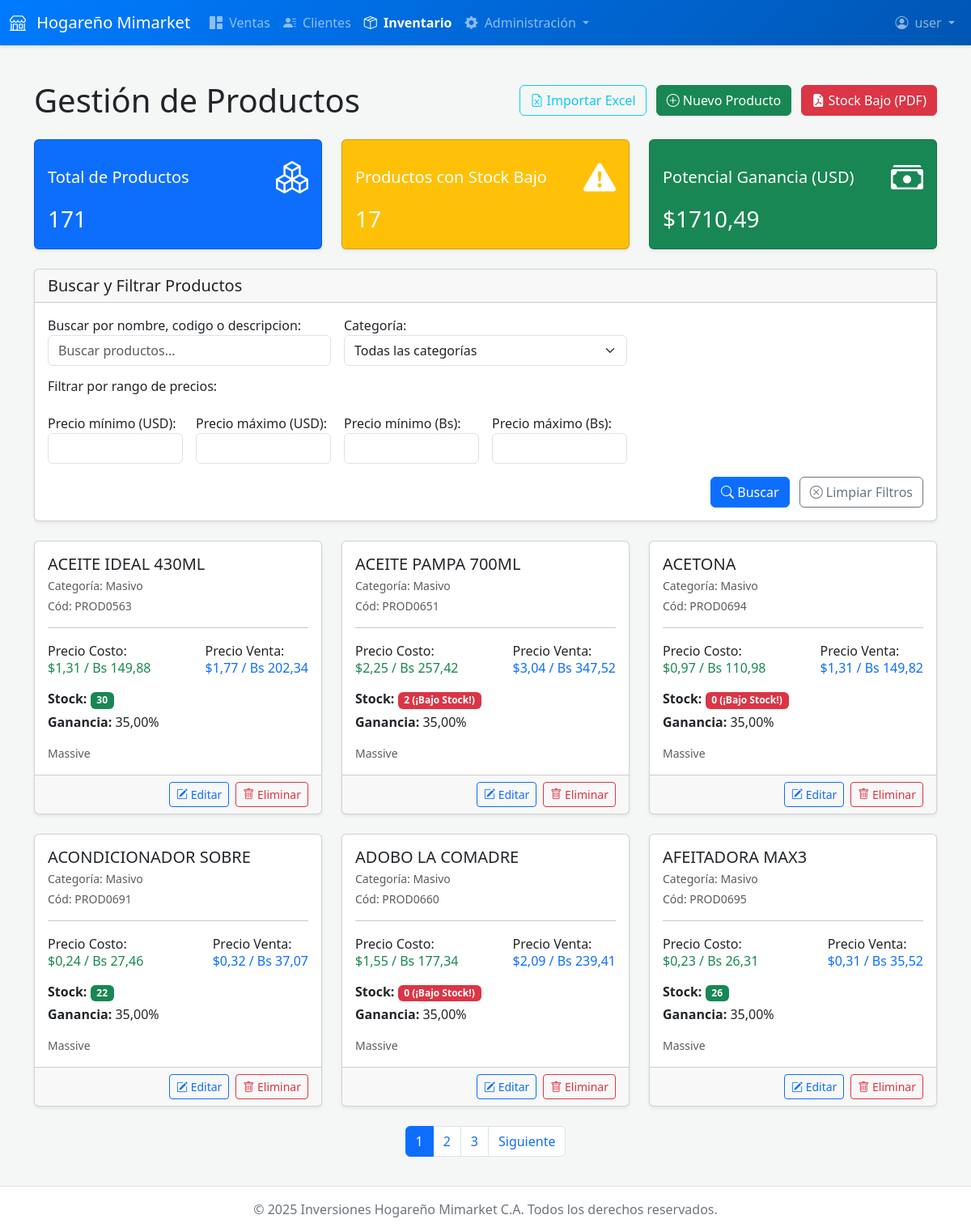
Page /inventario/productos/ (signed in) on the committed database.
### usuarios/models.py (models this page shows)
class Usuario(AbstractUser):
    rol = models.ForeignKey(Rol, on_delete=models.SET_NULL, null=True, blank=True)

### inventario/models.py (models this page shows, shortened)
class Producto(models.Model):
    nombre = models.CharField(max_length=200)
    codigo = models.CharField(max_length=5, unique=True, blank=True, null=True)
    categoria = models.ForeignKey(Categoria, on_delete=models.CASCADE)
    precio_dolar = models.DecimalField(max_digits=10, decimal_places=2)
    precio_bs = models.DecimalField(max_digits=15, decimal_places=2)
    stock = models.DecimalField(max_digits=10, decimal_places=2, default=0)
    descripcion = models.TextField(blank=True, null=True)
    porcentaje_ganancia = models.DecimalField(max_digits=5, decimal_places=2, default=0) # Permite hasta 999.99%
    precio_individual_dolar = models.DecimalField(max_digits=12, decimal_places=2, default=0)
    precio_individual_bs = models.DecimalField(max_digits=12, decimal_places=2, default=0)

class Categoria(models.Model):
    nombre = models.CharField(max_length=100)
    def __str__(self):
        return self.nombre

### inventario/views.py (the view)
# urls.py: path('productos/', ProductoListView.as_view(), name='producto_list'),
class ProductoListView(LoginRequiredMixin, ListView):
    model = Producto
    template_name = 'inventario/producto_list.html'
    context_object_name = 'productos'
    paginate_by = 6
    def get_queryset(self):
        queryset = super().get_queryset()
        form = ProductoSearchForm(self.request.GET)
        if form.is_valid():
            q = form.cleaned_data.get('q')
            categoria = form.cleaned_data.get('categoria')
            precio_dolar_min = form.cleaned_data.get('precio_dolar_min')
            precio_dolar_max = form.cleaned_data.get('precio_dolar_max')
            precio_bs_min = form.cleaned_data.get('precio_bs_min')
            precio_bs_max = form.cleaned_data.get('precio_bs_max')
            if q:
                queryset = queryset.filter(
                    Q(nombre__icontains=q) | Q(codigo__icontains=q) | Q(descripcion__icontains=q)
                )
            if categoria:
                queryset = queryset.filter(categoria=categoria)
            if precio_dolar_min is not None:
                queryset = queryset.filter(precio_dolar__gte=precio_dolar_min)
            if precio_dolar_max is not None:
                queryset = queryset.filter(precio_dolar__lte=precio_dolar_max)
            if precio_bs_min is not None:
                queryset = queryset.filter(precio_bs__gte=precio_bs_min)
            if precio_bs_max is not None:
                queryset = queryset.filter(precio_bs__lte=precio_bs_max)
        return queryset.order_by('nombre')
    def get_context_data(self, **kwargs):
        context = super().get_context_data(**kwargs)
        all_products_queryset = Producto.objects.all()
        context['total_productos'] = all_products_queryset.count()
        context['productos_bajo_stock'] = all_products_queryset.filter(stock__lte=5).count()
        total_inversion_dolar = all_products_queryset.aggregate(
            total=Sum(F('stock') * F('precio_dolar'))
        )['total'] or Decimal('0.00')
        total_inversion_bs = all_products_queryset.aggregate(
            total=Sum(F('stock') * F('precio_bs'))
        )['total'] or Decimal('0.00')
        total_ganancia_dolar = all_products_queryset.aggregate(
            total=Sum(F('stock') * F('precio_individual_dolar'))
        )['total'] or Decimal('0.00')
        total_ganancia_bs = all_products_queryset.aggregate(
            total=Sum(F('stock') * F('precio_individual_bs'))
        )['total'] or Decimal('0.00')
        ganancia_real_dolar = (total_ganancia_dolar - total_inversion_dolar).quantize(Decimal('0.01'), rounding=ROUND_HALF_UP)
        ganancia_real_bs = (total_ganancia_bs - total_inversion_bs).quantize(Decimal('0.01'), rounding=ROUND_HALF_UP)
        context['total_inversion_dolar'] = total_inversion_dolar
        context['total_inversion_bs'] = total_inversion_bs
        context['total_ganancia_dolar'] = total_ganancia_dolar
        context['total_ganancia_bs'] = total_ganancia_bs
        context['ganancia_real_dolar'] = ganancia_real_dolar
        context['ganancia_real_bs'] = ganancia_real_bs
        context['search_form'] = ProductoSearchForm(self.request.GET)
        return context

### inventario/templates/inventario/producto_list.html (shortened to what this page needs)
{% extends 'base.html' %}
{% load crispy_forms_tags %}
{% load static %}
{% block content %}
<div class="container mt-4">
    <div class="d-flex justify-content-between align-items-center mb-4">
        <h1 class="mb-0">Gestión de Productos</h1>
        <div>
            {% if user.is_authenticated and user.rol and user.rol.nombre == 'Admin' or user.rol.nombre == 'Propietario' %}
            <a href="{% url 'importar_productos' %}" class="btn btn-outline-info me-2">
                <i class="bi bi-file-earmark-excel"></i> Importar Excel
            </a>
            <a href="{% url 'producto_create' %}" class="btn btn-success">
                <i class="bi bi-plus-circle"></i> Nuevo Producto
            </a>
            {% endif %}
            {% if user.is_authenticated and user.rol and user.rol.nombre == 'Admin' or user.rol.nombre == 'Propietario' %}
            <a href="{% url 'descargar_productos_bajo_stock_pdf' %}" class="btn btn-danger ms-2">
                <i class="bi bi-file-earmark-pdf-fill"></i> Stock Bajo (PDF)
            </a>
            {% endif %}
        </div>
    </div>
    <div class="row g-4 mb-4">
        <div class="col-md-4">
            <div class="card text-white bg-primary shadow-sm h-100">
                <div class="card-body">
                    <div class="d-flex justify-content-between align-items-center">
                        <h5 class="card-title mb-0">Total de Productos</h5>
                        <i class="bi bi-boxes fs-1"></i>
                    </div>
                    <p class="card-text fs-3">{{ total_productos }}</p>
                </div>
            </div>
        </div>
        <div class="col-md-4">
            <div class="card text-white bg-warning shadow-sm h-100">
                <div class="card-body">
                    <div class="d-flex justify-content-between align-items-center">
                        <h5 class="card-title mb-0">Productos con Stock Bajo</h5>
                        <i class="bi bi-exclamation-triangle-fill fs-1"></i>
                    </div>
                    <p class="card-text fs-3">{{ productos_bajo_stock }}</p>
                </div>
            </div>
        </div>
        <div class="col-md-4">
            <div class="card text-white bg-success shadow-sm h-100">
                <div class="card-body">
                    <div class="d-flex justify-content-between align-items-center">
                        <h5 class="card-title mb-0">Potencial Ganancia (USD)</h5>
                        <i class="bi bi-cash-stack fs-1"></i>
                    </div>
                    <p class="card-text fs-3">${{ ganancia_real_dolar|floatformat:2 }}</p>
                </div>
            </div>
        </div>
    </div>
    <div class="card mb-4 shadow-sm">
        <div class="card-header">
            <h5 class="mb-0">Buscar y Filtrar Productos</h5>
        </div>
        <div class="card-body">
            <form method="get" class="row g-3 align-items-end">
                <div class="col-md-6 col-lg-4">
                    {{ search_form.q.label_tag }}
                    {{ search_form.q }}
                </div>
                <div class="col-md-6 col-lg-4">
                    {{ search_form.categoria.label_tag }}
                    {{ search_form.categoria }}
                </div>
                <div class="col-12">
                    <h6>Filtrar por rango de precios:</h6>
                </div>
                <div class="col-md-3 col-lg-2">
                    {{ search_form.precio_dolar_min.label_tag }}
                    {{ search_form.precio_dolar_min }}
                </div>
                <div class="col-md-3 col-lg-2">
                    {{ search_form.precio_dolar_max.label_tag }}
                    {{ search_form.precio_dolar_max }}
                </div>
                <div class="col-md-3 col-lg-2">
                    {{ search_form.precio_bs_min.label_tag }}
                    {{ search_form.precio_bs_min }}
                </div>
                <div class="col-md-3 col-lg-2">
                    {{ search_form.precio_bs_max.label_tag }}
                    {{ search_form.precio_bs_max }}
                </div>
                <div class="col-12 text-end">
                    <button type="submit" class="btn btn-primary me-2">
                        <i class="bi bi-search"></i> Buscar
                    </button>
                    <a href="{% url 'producto_list' %}" class="btn btn-outline-secondary">
                        <i class="bi bi-x-circle"></i> Limpiar Filtros
                    </a>
                </div>
            </form>
        </div>
    </div>
    {% if productos %}
    <div class="row row-cols-1 row-cols-md-2 row-cols-lg-3 g-4">
        {% for producto in productos %}
        <div class="col">
            <div class="card shadow-sm h-100">
                <div class="card-body">
                    <h5 class="card-title">{{ producto.nombre }}</h5>
                    <p class="card-subtitle mb-2 text-muted small">Categoría: {{ producto.categoria }}</p>
                    <p class="card-subtitle mb-2 text-muted small">Cód: {{ producto.codigo }}</p>
                    <hr>
                    <div class="d-flex justify-content-between align-items-center mb-2">
                        <div>
                            <p class="mb-0">Precio Costo:</p>
                            <h6 class="text-success">${{ producto.precio_dolar|floatformat:2 }} / Bs {{ producto.precio_bs|floatformat:2 }}</h6>
                        </div>
                        <div>
                            <p class="mb-0">Precio Venta:</p>
                            <h6 class="text-primary">${{ producto.precio_individual_dolar|floatformat:2 }} / Bs {{ producto.precio_individual_bs|floatformat:2 }}</h6>
                        </div>
                    </div>
                    <p class="card-text mb-1">
                        <strong>Stock:</strong>
                        {% if producto.stock <= 5 %}
                            <span class="badge bg-danger">{{ producto.stock|floatformat:0 }} (¡Bajo Stock!)</span>
                        {% else %}
                            <span class="badge bg-success">{{ producto.stock|floatformat:0 }}</span>
                        {% endif %}
                    </p>
                    <p class="card-text mb-3"><strong>Ganancia:</strong> {{ producto.porcentaje_ganancia|floatformat:2 }}%</p>
                    {% if producto.descripcion %}
                        <p class="card-text small text-muted">{{ producto.descripcion }}</p>
                    {% endif %}
                </div>
                <div class="card-footer d-flex justify-content-end">
                    {% if user.is_authenticated and user.rol and user.rol.nombre == 'Admin' or user.rol.nombre == 'Propietario' %}
                    <a href="{% url 'producto_update' producto.pk %}" class="btn btn-sm btn-outline-primary me-2">
                        <i class="bi bi-pencil-square"></i> Editar
                    </a>
                    <a href="{% url 'producto_delete' producto.pk %}" class="btn btn-sm btn-outline-danger">
                        <i class="bi bi-trash"></i> Eliminar
                    </a>
                    {% endif %}
                </div>
            </div>
        </div>
        {% endfor %}
    </div>
    {% if is_paginated %}
        <nav aria-label="Page navigation" class="mt-4">
            <ul class="pagination justify-content-center">
                {% for num in page_obj.paginator.page_range %}
                    {% if page_obj.number == num %}
                        <li class="page-item active" aria-current="page"><span class="page-link">{{ num }}</span></li>
                    {% elif num > page_obj.number|add:'-3' and num < page_obj.number|add:'3' %}
                        <li class="page-item"><a class="page-link" href="?{{ request.GET.urlencode|cut:'page='|cut:''|add:page_obj.number }}&page={{ num }}">{{ num }}</a></li>
                    {% endif %}
                {% endfor %}
                {% if page_obj.has_next %}
                    <li class="page-item"><a class="page-link" href="?{{ request.GET.urlencode }}&page={{ page_obj.next_page_number }}">Siguiente</a></li>
                {% endif %}
            </ul>
        </nav>
    {% endif %}
    {% endif %}
{% endblock %}

### templates/base.html (shortened to what this page needs)
<!DOCTYPE html>
<html lang="es">
<head>
    <link href="https://cdn.jsdelivr.net/npm/bootstrap@5.3.3/dist/css/bootstrap.min.css" rel="stylesheet">
    <link rel="stylesheet" href="https://cdn.jsdelivr.net/npm/bootstrap-icons@1.11.3/font/bootstrap-icons.min.css">
    <link href="https://cdn.jsdelivr.net/npm/select2@4.1.0-rc.0/dist/css/select2.min.css" rel="stylesheet" />
</head>
<body>
    <header>
        <nav class="navbar navbar-expand-lg navbar-dark">
            <div class="container-fluid">
                <a class="navbar-brand" href="{% url 'ventas:ventas_dashboard' %}">
                    <i class="bi bi-shop me-2"></i> Hogareño Mimarket
                </a>
                <div class="collapse navbar-collapse" id="navbarNav">
                    <ul class="navbar-nav me-auto mb-2 mb-lg-0">
                        <li class="nav-item">
                            <a class="nav-link {% if request.resolver_match.view_name == 'ventas:ventas_dashboard' %}active{% endif %}" href="{% url 'ventas:ventas_dashboard' %}">
                                <i class="bi bi-grid-1x2-fill me-1"></i> Ventas
                            </a>
                        </li>
                        <li class="nav-item">
                            <a class="nav-link {% if 'clientes' in request.path %}active{% endif %}" href="{% url 'ventas:cliente_list' %}">
                                <i class="bi bi-person-lines-fill me-1"></i> Clientes
                            </a>
                        </li>
                        <li class="nav-item">
                            <a class="nav-link {% if 'producto' in request.path %}active{% endif %}" href="{% url 'producto_list' %}">
                                <i class="bi bi-box-seam me-1"></i> Inventario
                            </a>
                        </li>
                        <li class="nav-item dropdown">
                             <a class="nav-link dropdown-toggle {% if 'usuario' in request.path or 'tasa' in request.path %}active{% endif %}" href="#" id="adminDropdown" role="button" data-bs-toggle="dropdown" aria-expanded="false">
                                <i class="bi bi-gear-fill me-1"></i> Administración
                            </a>
                        </li>
                    </ul>
                    <ul class="navbar-nav ms-auto">
                        {% if user.is_authenticated %}
                        <li class="nav-item dropdown">
                            <a class="nav-link dropdown-toggle" href="#" id="navbarDropdown" role="button" data-bs-toggle="dropdown" aria-expanded="false">
                                <i class="bi bi-person-circle me-1"></i> {{ user.username }}
                            </a>
                        </li>
                        {% else %}
                        <li class="nav-item">
                            <a class="nav-link" href="{% url 'login' %}">
                                <i class="bi bi-box-arrow-in-right me-1"></i> Iniciar Sesión
                            </a>
                        </li>
                        {% endif %}
                    </ul>
                </div>
            </div>
        </nav>
    </header>
    <main class="container-fluid">
        {% block content %}{% endblock %}
    </main>
    <footer class="footer mt-auto py-3 bg-white">
        <div class="container text-center">
            <span>&copy; {% now "Y" %} Inversiones Hogareño Mimarket C.A. Todos los derechos reservados.</span>
        </div>
    </footer>
</body>
</html>

### rows in the picture
Usuario: username "user"
Producto: nombre "ACEITE IDEAL 430ML", categoria "Masivo", codigo "PROD0563", precio_dolar "1,31", precio_bs "149,88", precio_individual_dolar "1,77", precio_individual_bs "202,34", stock "30", porcentaje_ganancia "35,00", descripcion "Massive"
Producto: nombre "ACEITE PAMPA 700ML", categoria "Masivo", codigo "PROD0651", precio_dolar "2,25", precio_bs "257,42", precio_individual_dolar "3,04", precio_individual_bs "347,52", stock "2", porcentaje_ganancia "35,00", descripcion "Massive"
Producto: nombre "ACETONA", categoria "Masivo", codigo "PROD0694", precio_dolar "0,97", precio_bs "110,98", precio_individual_dolar "1,31", precio_individual_bs "149,82", stock "0", porcentaje_ganancia "35,00", descripcion "Massive"
Producto: nombre "ACONDICIONADOR SOBRE", categoria "Masivo", codigo "PROD0691", precio_dolar "0,24", precio_bs "27,46", precio_individual_dolar "0,32", precio_individual_bs "37,07", stock "22", porcentaje_ganancia "35,00", descripcion "Massive"
Producto: nombre "ADOBO LA COMADRE", categoria "Masivo", codigo "PROD0660", precio_dolar "1,55", precio_bs "177,34", precio_individual_dolar "2,09", precio_individual_bs "239,41", stock "0", porcentaje_ganancia "35,00", descripcion "Massive"
Producto: nombre "AFEITADORA MAX3", categoria "Masivo", codigo "PROD0695", precio_dolar "0,23", precio_bs "26,31", precio_individual_dolar "0,31", precio_individual_bs "35,52", stock "26", porcentaje_ganancia "35,00", descripcion "Massive"

### other values in the picture
{{ total_productos }} "171"
{{ productos_bajo_stock }} "17"
{{ ganancia_real_dolar|floatformat:2 }} "1710,49"
{{ search_form.q.label_tag }} "Buscar por nombre, codigo o descripcion:"
{{ search_form.categoria.label_tag }} "Categoría:"
{{ search_form.precio_dolar_min.label_tag }} "Precio mínimo (USD):"
{{ search_form.precio_dolar_max.label_tag }} "Precio máximo (USD):"
{{ search_form.precio_bs_min.label_tag }} "Precio mínimo (Bs):"
{{ search_form.precio_bs_max.label_tag }} "Precio máximo (Bs):"
{{ num }} "1"
{{ num }} "2" "3"
